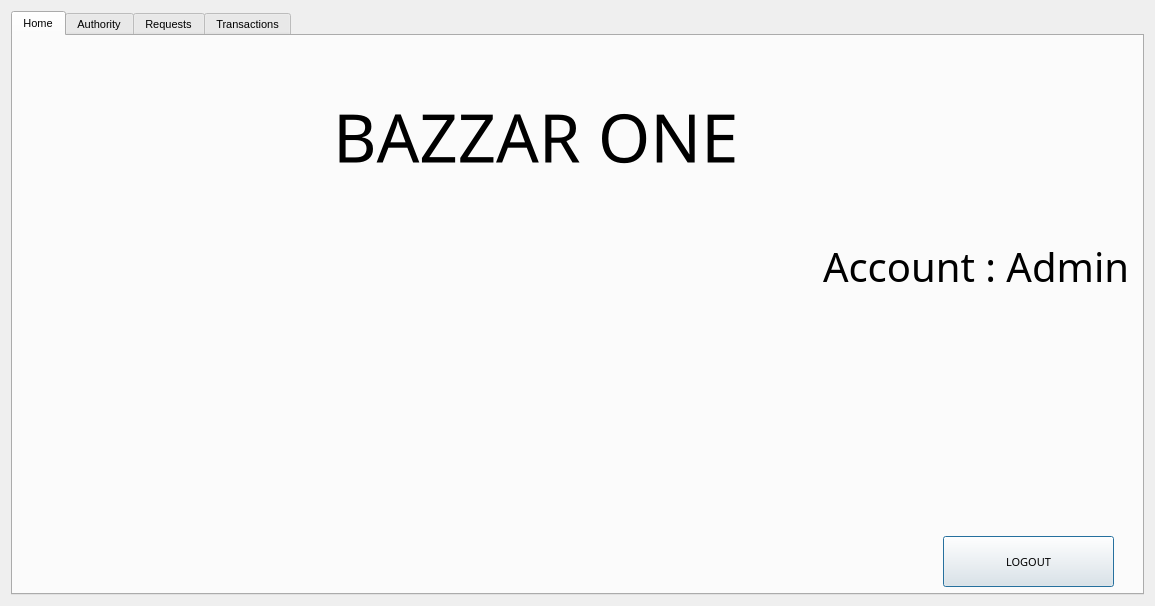
<?xml version="1.0" encoding="UTF-8"?>
<ui version="4.0">
 <class>Admin</class>
 <widget class="QDialog" name="Admin">
  <property name="geometry">
   <rect>
    <x>0</x>
    <y>0</y>
    <width>1155</width>
    <height>606</height>
   </rect>
  </property>
  <property name="windowTitle">
   <string>BazzarOne</string>
  </property>
  <layout class="QVBoxLayout" name="verticalLayout">
   <item>
    <widget class="QTabWidget" name="tabWidget">
     <property name="font">
      <font>
       <pointsize>8</pointsize>
      </font>
     </property>
     <property name="styleSheet">
      <string notr="true">background-image: url(:/new/prefix1/Background/window.jpeg);</string>
     </property>
     <property name="currentIndex">
      <number>0</number>
     </property>
     <widget class="QWidget" name="tab_home">
      <attribute name="icon">
       <iconset resource="background.qrc">
        <normaloff>:/new/prefix1/Background/Home.png</normaloff>:/new/prefix1/Background/Home.png</iconset>
      </attribute>
      <attribute name="title">
       <string>Home</string>
      </attribute>
      <widget class="QLabel" name="label_8">
       <property name="geometry">
        <rect>
         <x>320</x>
         <y>40</y>
         <width>761</width>
         <height>121</height>
        </rect>
       </property>
       <property name="font">
        <font>
         <family>Ebrima</family>
         <pointsize>50</pointsize>
         <weight>50</weight>
         <bold>false</bold>
         <strikeout>false</strikeout>
        </font>
       </property>
       <property name="text">
        <string>BAZZAR ONE</string>
       </property>
      </widget>
      <widget class="QLabel" name="label_pic_2">
       <property name="geometry">
        <rect>
         <x>20</x>
         <y>180</y>
         <width>711</width>
         <height>361</height>
        </rect>
       </property>
       <property name="text">
        <string/>
       </property>
      </widget>
      <widget class="QLabel" name="label_9">
       <property name="geometry">
        <rect>
         <x>810</x>
         <y>170</y>
         <width>321</width>
         <height>121</height>
        </rect>
       </property>
       <property name="font">
        <font>
         <family>Ebrima</family>
         <pointsize>30</pointsize>
         <weight>50</weight>
         <bold>false</bold>
         <strikeout>false</strikeout>
        </font>
       </property>
       <property name="text">
        <string>Account : Admin</string>
       </property>
      </widget>
      <widget class="QPushButton" name="pushButton_Logout">
       <property name="geometry">
        <rect>
         <x>930</x>
         <y>500</y>
         <width>171</width>
         <height>51</height>
        </rect>
       </property>
       <property name="font">
        <font>
         <family>Ebrima</family>
        </font>
       </property>
       <property name="styleSheet">
        <string notr="true">background-image: url(:/new/prefix1/Background/warning.jpeg);
</string>
       </property>
       <property name="text">
        <string>LOGOUT</string>
       </property>
      </widget>
     </widget>
     <widget class="QWidget" name="tab_Authority">
      <attribute name="icon">
       <iconset>
        <normaloff>Background/authority.jpg</normaloff>Background/authority.jpg</iconset>
      </attribute>
      <attribute name="title">
       <string>Authority</string>
      </attribute>
      <widget class="QGroupBox" name="groupBox">
       <property name="geometry">
        <rect>
         <x>620</x>
         <y>0</y>
         <width>491</width>
         <height>411</height>
        </rect>
       </property>
       <property name="font">
        <font>
         <family>Ebrima</family>
         <pointsize>12</pointsize>
         <weight>75</weight>
         <bold>true</bold>
        </font>
       </property>
       <property name="title">
        <string>UPDATE TAX</string>
       </property>
       <widget class="QLabel" name="label">
        <property name="geometry">
         <rect>
          <x>10</x>
          <y>40</y>
          <width>471</width>
          <height>61</height>
         </rect>
        </property>
        <property name="font">
         <font>
          <family>Ebrima</family>
          <pointsize>12</pointsize>
          <weight>75</weight>
          <bold>true</bold>
         </font>
        </property>
        <property name="text">
         <string>Add Tax Percentage to add in price of products:</string>
        </property>
       </widget>
       <widget class="QWidget" name="layoutWidget">
        <property name="geometry">
         <rect>
          <x>12</x>
          <y>170</y>
          <width>451</width>
          <height>51</height>
         </rect>
        </property>
        <property name="font">
         <font>
          <family>Ebrima</family>
          <pointsize>12</pointsize>
          <weight>75</weight>
          <bold>true</bold>
         </font>
        </property>
        <layout class="QHBoxLayout" name="horizontalLayout">
         <item>
          <widget class="QLineEdit" name="lineEdit_taxper">
           <property name="font">
            <font>
             <family>Ebrima</family>
             <pointsize>12</pointsize>
             <weight>75</weight>
             <bold>true</bold>
            </font>
           </property>
           <property name="styleSheet">
            <string notr="true">background-image: url(:/new/prefix1/Background/white.jpg);</string>
           </property>
          </widget>
         </item>
         <item>
          <widget class="QPushButton" name="pushButton_addtax">
           <property name="font">
            <font>
             <family>Ebrima</family>
             <pointsize>12</pointsize>
             <weight>75</weight>
             <bold>true</bold>
            </font>
           </property>
           <property name="styleSheet">
            <string notr="true">background-image: url(:/new/prefix1/Background/warning.jpeg);
</string>
           </property>
           <property name="text">
            <string>ADD</string>
           </property>
          </widget>
         </item>
        </layout>
       </widget>
      </widget>
      <widget class="QWidget" name="layoutWidget">
       <property name="geometry">
        <rect>
         <x>10</x>
         <y>3</y>
         <width>601</width>
         <height>541</height>
        </rect>
       </property>
       <property name="font">
        <font>
         <family>Ebrima</family>
         <pointsize>12</pointsize>
         <weight>75</weight>
         <bold>true</bold>
        </font>
       </property>
       <layout class="QVBoxLayout" name="verticalLayout_2">
        <item>
         <widget class="QListView" name="listView_Acc">
          <property name="font">
           <font>
            <family>Ebrima</family>
            <pointsize>12</pointsize>
            <weight>75</weight>
            <bold>true</bold>
           </font>
          </property>
          <property name="styleSheet">
           <string notr="true">background-image: url(:/new/prefix1/Background/white.jpg);</string>
          </property>
         </widget>
        </item>
        <item>
         <layout class="QHBoxLayout" name="horizontalLayout_4">
          <item>
           <widget class="QPushButton" name="pushButton_Acc_Info">
            <property name="font">
             <font>
              <family>Ebrima</family>
              <pointsize>12</pointsize>
              <weight>75</weight>
              <bold>true</bold>
             </font>
            </property>
            <property name="styleSheet">
             <string notr="true">background-image: url(:/new/prefix1/Background/warning.jpeg);
</string>
            </property>
            <property name="text">
             <string>Show Account Info</string>
            </property>
           </widget>
          </item>
          <item>
           <widget class="QPushButton" name="pushButton_deleteAcc">
            <property name="font">
             <font>
              <family>Ebrima</family>
              <pointsize>12</pointsize>
              <weight>75</weight>
              <bold>true</bold>
             </font>
            </property>
            <property name="styleSheet">
             <string notr="true">background-image: url(:/new/prefix1/Background/warning.jpeg);
</string>
            </property>
            <property name="text">
             <string>Delete Account</string>
            </property>
           </widget>
          </item>
         </layout>
        </item>
       </layout>
      </widget>
     </widget>
     <widget class="QWidget" name="tab_requests">
      <attribute name="icon">
       <iconset resource="background.qrc">
        <normaloff>:/new/prefix1/Background/Requests.png</normaloff>:/new/prefix1/Background/Requests.png</iconset>
      </attribute>
      <attribute name="title">
       <string>Requests</string>
      </attribute>
      <widget class="QLabel" name="label_pic">
       <property name="geometry">
        <rect>
         <x>6</x>
         <y>50</y>
         <width>481</width>
         <height>451</height>
        </rect>
       </property>
       <property name="font">
        <font>
         <family>Ebrima</family>
         <pointsize>12</pointsize>
         <weight>75</weight>
         <bold>true</bold>
        </font>
       </property>
       <property name="text">
        <string/>
       </property>
      </widget>
      <widget class="QLabel" name="label_itemname">
       <property name="geometry">
        <rect>
         <x>500</x>
         <y>40</y>
         <width>451</width>
         <height>81</height>
        </rect>
       </property>
       <property name="font">
        <font>
         <family>Ebrima</family>
         <pointsize>12</pointsize>
         <weight>75</weight>
         <bold>true</bold>
        </font>
       </property>
       <property name="text">
        <string/>
       </property>
      </widget>
      <widget class="QLabel" name="label_price">
       <property name="geometry">
        <rect>
         <x>990</x>
         <y>40</y>
         <width>111</width>
         <height>81</height>
        </rect>
       </property>
       <property name="font">
        <font>
         <family>Ebrima</family>
         <pointsize>12</pointsize>
         <weight>75</weight>
         <bold>true</bold>
        </font>
       </property>
       <property name="text">
        <string/>
       </property>
      </widget>
      <widget class="QLabel" name="label_catagory">
       <property name="geometry">
        <rect>
         <x>580</x>
         <y>160</y>
         <width>341</width>
         <height>51</height>
        </rect>
       </property>
       <property name="font">
        <font>
         <family>Ebrima</family>
         <pointsize>12</pointsize>
         <weight>75</weight>
         <bold>true</bold>
        </font>
       </property>
       <property name="text">
        <string/>
       </property>
      </widget>
      <widget class="QLabel" name="label_quantityold">
       <property name="geometry">
        <rect>
         <x>980</x>
         <y>140</y>
         <width>101</width>
         <height>41</height>
        </rect>
       </property>
       <property name="font">
        <font>
         <family>Ebrima</family>
         <pointsize>12</pointsize>
         <weight>75</weight>
         <bold>true</bold>
        </font>
       </property>
       <property name="text">
        <string/>
       </property>
      </widget>
      <widget class="QLabel" name="label_dealername">
       <property name="geometry">
        <rect>
         <x>530</x>
         <y>370</y>
         <width>561</width>
         <height>51</height>
        </rect>
       </property>
       <property name="font">
        <font>
         <family>Ebrima</family>
         <pointsize>12</pointsize>
         <weight>75</weight>
         <bold>true</bold>
        </font>
       </property>
       <property name="text">
        <string/>
       </property>
      </widget>
      <widget class="QLabel" name="label_demail">
       <property name="geometry">
        <rect>
         <x>530</x>
         <y>430</y>
         <width>591</width>
         <height>51</height>
        </rect>
       </property>
       <property name="font">
        <font>
         <family>Ebrima</family>
         <pointsize>12</pointsize>
         <weight>75</weight>
         <bold>true</bold>
        </font>
       </property>
       <property name="text">
        <string/>
       </property>
      </widget>
      <widget class="QLabel" name="label_remaining">
       <property name="geometry">
        <rect>
         <x>530</x>
         <y>510</y>
         <width>241</width>
         <height>41</height>
        </rect>
       </property>
       <property name="font">
        <font>
         <family>Ebrima</family>
         <pointsize>12</pointsize>
         <weight>75</weight>
         <bold>true</bold>
        </font>
       </property>
       <property name="text">
        <string/>
       </property>
      </widget>
      <widget class="QWidget" name="layoutWidget">
       <property name="geometry">
        <rect>
         <x>890</x>
         <y>520</y>
         <width>158</width>
         <height>32</height>
        </rect>
       </property>
       <property name="font">
        <font>
         <family>Ebrima</family>
         <pointsize>12</pointsize>
         <weight>75</weight>
         <bold>true</bold>
        </font>
       </property>
       <layout class="QHBoxLayout" name="horizontalLayout_2">
        <item>
         <widget class="QPushButton" name="pushButton_previous">
          <property name="font">
           <font>
            <family>Ebrima</family>
            <pointsize>12</pointsize>
            <weight>75</weight>
            <bold>true</bold>
           </font>
          </property>
          <property name="styleSheet">
           <string notr="true">background-image: url(:/new/prefix1/Background/warning.jpeg);
</string>
          </property>
          <property name="text">
           <string>Previous</string>
          </property>
         </widget>
        </item>
        <item>
         <widget class="QPushButton" name="pushButton_next">
          <property name="font">
           <font>
            <family>Ebrima</family>
            <pointsize>12</pointsize>
            <weight>75</weight>
            <bold>true</bold>
           </font>
          </property>
          <property name="styleSheet">
           <string notr="true">background-image: url(:/new/prefix1/Background/warning.jpeg);
</string>
          </property>
          <property name="text">
           <string>Next</string>
          </property>
         </widget>
        </item>
       </layout>
      </widget>
      <widget class="QWidget" name="layoutWidget">
       <property name="geometry">
        <rect>
         <x>240</x>
         <y>520</y>
         <width>158</width>
         <height>32</height>
        </rect>
       </property>
       <property name="font">
        <font>
         <family>Ebrima</family>
         <pointsize>12</pointsize>
         <weight>75</weight>
         <bold>true</bold>
        </font>
       </property>
       <layout class="QHBoxLayout" name="horizontalLayout_3">
        <item>
         <widget class="QPushButton" name="pushButton_Reject">
          <property name="font">
           <font>
            <family>Ebrima</family>
            <pointsize>12</pointsize>
            <weight>75</weight>
            <bold>true</bold>
           </font>
          </property>
          <property name="styleSheet">
           <string notr="true">background-image: url(:/new/prefix1/Background/warning.jpeg);
</string>
          </property>
          <property name="text">
           <string>Reject</string>
          </property>
         </widget>
        </item>
        <item>
         <widget class="QPushButton" name="pushButton_Accept">
          <property name="font">
           <font>
            <family>Ebrima</family>
            <pointsize>12</pointsize>
            <weight>75</weight>
            <bold>true</bold>
           </font>
          </property>
          <property name="styleSheet">
           <string notr="true">background-image: url(:/new/prefix1/Background/warning.jpeg);
</string>
          </property>
          <property name="text">
           <string>Accept</string>
          </property>
         </widget>
        </item>
       </layout>
      </widget>
      <widget class="QLabel" name="label_quantitynew">
       <property name="geometry">
        <rect>
         <x>980</x>
         <y>200</y>
         <width>101</width>
         <height>41</height>
        </rect>
       </property>
       <property name="font">
        <font>
         <family>Ebrima</family>
         <pointsize>12</pointsize>
         <weight>75</weight>
         <bold>true</bold>
        </font>
       </property>
       <property name="text">
        <string/>
       </property>
      </widget>
     </widget>
     <widget class="QWidget" name="tab_Profit">
      <attribute name="icon">
       <iconset resource="background.qrc">
        <normaloff>:/new/prefix1/Background/profit.png</normaloff>:/new/prefix1/Background/profit.png</iconset>
      </attribute>
      <attribute name="title">
       <string>Transactions</string>
      </attribute>
      <widget class="QTableView" name="tableView_profit">
       <property name="geometry">
        <rect>
         <x>9</x>
         <y>60</y>
         <width>1121</width>
         <height>441</height>
        </rect>
       </property>
       <property name="styleSheet">
        <string notr="true">background-image: url(:/new/prefix1/Background/white.jpg);</string>
       </property>
      </widget>
      <widget class="QLabel" name="label_2">
       <property name="geometry">
        <rect>
         <x>390</x>
         <y>9</y>
         <width>241</width>
         <height>49</height>
        </rect>
       </property>
       <property name="font">
        <font>
         <family>Ebrima</family>
         <pointsize>30</pointsize>
        </font>
       </property>
       <property name="text">
        <string>BAZZARONE</string>
       </property>
      </widget>
      <widget class="QLabel" name="label_Profit">
       <property name="geometry">
        <rect>
         <x>20</x>
         <y>510</y>
         <width>1101</width>
         <height>49</height>
        </rect>
       </property>
       <property name="font">
        <font>
         <pointsize>30</pointsize>
        </font>
       </property>
       <property name="text">
        <string/>
       </property>
      </widget>
     </widget>
    </widget>
   </item>
  </layout>
 </widget>
 <resources>
  <include location="background.qrc"/>
 </resources>
 <connections/>
</ui>
